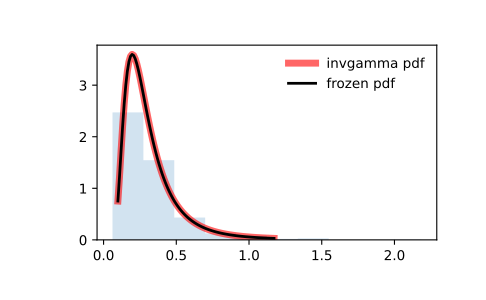

Source code (Python):
from scipy.stats import invgamma
import matplotlib.pyplot as plt
fig, ax = plt.subplots(1, 1)

# Calculate the first four moments:

a = 4.07
mean, var, skew, kurt = invgamma.stats(a, moments='mvsk')

# Display the probability density function (``pdf``):

x = np.linspace(invgamma.ppf(0.01, a),
                invgamma.ppf(0.99, a), 100)
ax.plot(x, invgamma.pdf(x, a),
       'r-', lw=5, alpha=0.6, label='invgamma pdf')

# Alternatively, the distribution object can be called (as a function)
# to fix the shape, location and scale parameters. This returns a "frozen"
# RV object holding the given parameters fixed.

# Freeze the distribution and display the frozen ``pdf``:

rv = invgamma(a)
ax.plot(x, rv.pdf(x), 'k-', lw=2, label='frozen pdf')

# Check accuracy of ``cdf`` and ``ppf``:

vals = invgamma.ppf([0.001, 0.5, 0.999], a)
np.allclose([0.001, 0.5, 0.999], invgamma.cdf(vals, a))
# True

# Generate random numbers:

r = invgamma.rvs(a, size=1000)

# And compare the histogram:

ax.hist(r, density=True, histtype='stepfilled', alpha=0.2)
ax.legend(loc='best', frameon=False)
plt.show()
